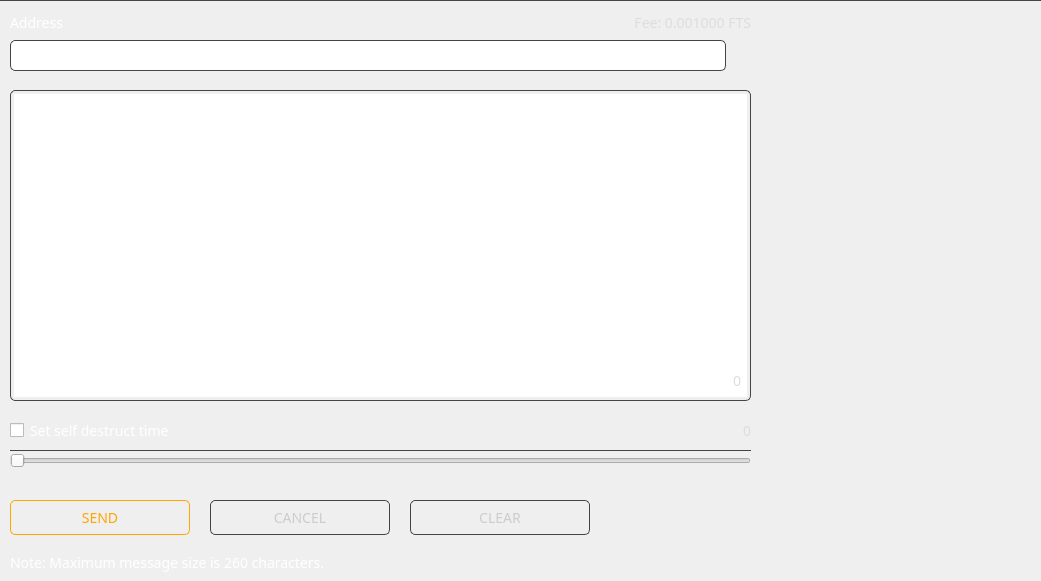
     <widget class="QGroupBox" name="newMessageBox">
      <property name="geometry">
       <rect>
        <x>210</x>
        <y>105</y>
        <width>1041</width>
        <height>581</height>
       </rect>
      </property>
      <property name="styleSheet">
       <string notr="true">border-top: 1px solid #444; font-family: 'Poppins';</string>
      </property>
      <property name="title">
       <string/>
      </property>
      <widget class="QPushButton" name="m_sendMessageButton">
       <property name="geometry">
        <rect>
         <x>10</x>
         <y>500</y>
         <width>180</width>
         <height>35</height>
        </rect>
       </property>
       <property name="minimumSize">
        <size>
         <width>180</width>
         <height>35</height>
        </size>
       </property>
       <property name="maximumSize">
        <size>
         <width>180</width>
         <height>35</height>
        </size>
       </property>
       <property name="font">
        <font>
         <family>Poppins</family>
         <pointsize>-1</pointsize>
        </font>
       </property>
       <property name="styleSheet">
        <string notr="true">QPushButton#m_sendMessageButton {color: orange; ; border: 1px solid orange; font-size: 14px; border-radius: 5px; font-family: 'Poppins';}

QPushButton#m_sendMessageButton:hover {color:#FFD700; ; border: 1px solid orange; font-size: 14px; border-radius: 5px;font-family: 'Poppins';}</string>
       </property>
       <property name="text">
        <string>SEND</string>
       </property>
      </widget>
      <widget class="QLabel" name="m_messageFee">
       <property name="geometry">
        <rect>
         <x>400</x>
         <y>10</y>
         <width>351</width>
         <height>25</height>
        </rect>
       </property>
       <property name="minimumSize">
        <size>
         <width>100</width>
         <height>25</height>
        </size>
       </property>
       <property name="maximumSize">
        <size>
         <width>360</width>
         <height>16777215</height>
        </size>
       </property>
       <property name="font">
        <font>
         <family>Poppins</family>
         <pointsize>-1</pointsize>
        </font>
       </property>
       <property name="styleSheet">
        <string notr="true">color: #ddd; font-size: 14px; font-family: 'Poppins';
border: none;</string>
       </property>
       <property name="text">
        <string notr="true">Fee: 0.001000 FTS</string>
       </property>
       <property name="alignment">
        <set>Qt::AlignRight|Qt::AlignTrailing|Qt::AlignVCenter</set>
       </property>
      </widget>
      <widget class="QPushButton" name="m_cancelMessageButton">
       <property name="geometry">
        <rect>
         <x>210</x>
         <y>500</y>
         <width>180</width>
         <height>35</height>
        </rect>
       </property>
       <property name="minimumSize">
        <size>
         <width>180</width>
         <height>35</height>
        </size>
       </property>
       <property name="maximumSize">
        <size>
         <width>180</width>
         <height>35</height>
        </size>
       </property>
       <property name="font">
        <font>
         <family>Poppins</family>
         <pointsize>-1</pointsize>
        </font>
       </property>
       <property name="styleSheet">
        <string notr="true">QPushButton#m_cancelMessageButton {color: #ccc; border: 1px solid #444; font-size: 14px; border-radius: 5px;font-family: 'Poppins';}

QPushButton#m_cancelMessageButton:hover {color: #fff; border: 1px solid #444; font-size: 14px; border-radius: 5px; font-family: 'Poppins';}</string>
       </property>
       <property name="text">
        <string>CANCEL</string>
       </property>
      </widget>
      <widget class="QPushButton" name="m_clearMessageButton">
       <property name="geometry">
        <rect>
         <x>410</x>
         <y>500</y>
         <width>180</width>
         <height>35</height>
        </rect>
       </property>
       <property name="minimumSize">
        <size>
         <width>180</width>
         <height>35</height>
        </size>
       </property>
       <property name="maximumSize">
        <size>
         <width>180</width>
         <height>35</height>
        </size>
       </property>
       <property name="font">
        <font>
         <family>Poppins</family>
         <pointsize>-1</pointsize>
        </font>
       </property>
       <property name="cursor">
        <cursorShape>ArrowCursor</cursorShape>
       </property>
       <property name="styleSheet">
        <string notr="true">QPushButton#m_clearMessageButton {color: #ccc; border: 1px solid #444; font-size: 14px; border-radius: 5px;font-family: 'Poppins';}

QPushButton#m_clearMessageButton:hover {color: #fff; border: 1px solid #444; font-size: 14px; border-radius: 5px; font-family: 'Poppins';}</string>
       </property>
       <property name="text">
        <string>CLEAR</string>
       </property>
      </widget>
      <widget class="QLineEdit" name="m_addressMessageEdit">
       <property name="geometry">
        <rect>
         <x>10</x>
         <y>40</y>
         <width>716</width>
         <height>31</height>
        </rect>
       </property>
       <property name="minimumSize">
        <size>
         <width>0</width>
         <height>31</height>
        </size>
       </property>
       <property name="font">
        <font>
         <family>Poppins</family>
         <pointsize>-1</pointsize>
        </font>
       </property>
       <property name="styleSheet">
        <string notr="true">padding: 3px; border: 1px solid #444; border-radius: 5px; font-family: 'Poppins'; font-size: 14px; color: #aaa;</string>
       </property>
       <property name="text">
        <string/>
       </property>
      </widget>
      <widget class="QLabel" name="adressLabel_2">
       <property name="geometry">
        <rect>
         <x>10</x>
         <y>10</y>
         <width>121</width>
         <height>25</height>
        </rect>
       </property>
       <property name="font">
        <font>
         <family>Poppins</family>
         <pointsize>-1</pointsize>
        </font>
       </property>
       <property name="styleSheet">
        <string notr="true">color: #fff; font-size: 14px; font-family: 'Poppins';
border: none;</string>
       </property>
       <property name="text">
        <string>Address</string>
       </property>
      </widget>
      <widget class="QTextEdit" name="m_messageTextEdit">
       <property name="geometry">
        <rect>
         <x>10</x>
         <y>90</y>
         <width>741</width>
         <height>311</height>
        </rect>
       </property>
       <property name="maximumSize">
        <size>
         <width>16777215</width>
         <height>16777215</height>
        </size>
       </property>
       <property name="font">
        <font>
         <family>Poppins</family>
         <pointsize>-1</pointsize>
        </font>
       </property>
       <property name="styleSheet">
        <string notr="true">padding: 3px; border: 1px solid #444; border-radius: 5px; font-family: 'Poppins'; font-size: 14px; color: #aaa;</string>
       </property>
       <property name="html">
        <string notr="true">&lt;!DOCTYPE HTML PUBLIC &quot;-//W3C//DTD HTML 4.0//EN&quot; &quot;http://www.w3.org/TR/REC-html40/strict.dtd&quot;&gt;
&lt;html&gt;&lt;head&gt;&lt;meta name=&quot;qrichtext&quot; content=&quot;1&quot; /&gt;&lt;style type=&quot;text/css&quot;&gt;
p, li { white-space: pre-wrap; }
&lt;/style&gt;&lt;/head&gt;&lt;body style=&quot; font-family:'Poppins'; font-size:14px; font-weight:400; font-style:normal;&quot;&gt;
&lt;p style=&quot;-qt-paragraph-type:empty; margin-top:0px; margin-bottom:0px; margin-left:0px; margin-right:0px; -qt-block-indent:0; text-indent:0px; font-family:'.Helvetica Neue DeskInterface'; font-size:13pt;&quot;&gt;&lt;br /&gt;&lt;/p&gt;&lt;/body&gt;&lt;/html&gt;</string>
       </property>
       <property name="acceptRichText">
        <bool>false</bool>
       </property>
      </widget>
      <widget class="QCheckBox" name="m_ttlCheck">
       <property name="geometry">
        <rect>
         <x>10</x>
         <y>420</y>
         <width>211</width>
         <height>21</height>
        </rect>
       </property>
       <property name="font">
        <font>
         <family>Poppins</family>
         <pointsize>-1</pointsize>
        </font>
       </property>
       <property name="toolTip">
        <string>Do not include message in blockchain</string>
       </property>
       <property name="styleSheet">
        <string notr="true">color: #fff; font-size: 14px; font-family: 'Poppins';
border: none;</string>
       </property>
       <property name="text">
        <string>Set self destruct time</string>
       </property>
      </widget>
      <widget class="QSlider" name="m_ttlSlider">
       <property name="geometry">
        <rect>
         <x>10</x>
         <y>450</y>
         <width>741</width>
         <height>22</height>
        </rect>
       </property>
       <property name="styleSheet">
        <string notr="true">color: white;</string>
       </property>
       <property name="singleStep">
        <number>300</number>
       </property>
       <property name="orientation">
        <enum>Qt::Horizontal</enum>
       </property>
       <property name="tickInterval">
        <number>1</number>
       </property>
      </widget>
      <widget class="QPushButton" name="m_addressBookMessageButton">
       <property name="geometry">
        <rect>
         <x>730</x>
         <y>43</y>
         <width>25</width>
         <height>25</height>
        </rect>
       </property>
       <property name="minimumSize">
        <size>
         <width>25</width>
         <height>25</height>
        </size>
       </property>
       <property name="maximumSize">
        <size>
         <width>260</width>
         <height>35</height>
        </size>
       </property>
       <property name="font">
        <font>
         <family>Poppins</family>
        </font>
       </property>
       <property name="styleSheet">
        <string notr="true">border: none;</string>
       </property>
       <property name="text">
        <string/>
       </property>
       <property name="icon">
        <iconset resource="../../resources.qrc">
         <normaloff>:/icons/address-book</normaloff>:/icons/address-book</iconset>
       </property>
      </widget>
      <widget class="QLabel" name="m_ttlLabel">
       <property name="geometry">
        <rect>
         <x>670</x>
         <y>420</y>
         <width>81</width>
         <height>21</height>
        </rect>
       </property>
       <property name="font">
        <font>
         <family>Poppins</family>
         <pointsize>-1</pointsize>
        </font>
       </property>
       <property name="styleSheet">
        <string notr="true">color: #ddd; font-size: 14px; font-family: 'Poppins';
border: none;</string>
       </property>
       <property name="text">
        <string>0</string>
       </property>
       <property name="alignment">
        <set>Qt::AlignRight|Qt::AlignTrailing|Qt::AlignVCenter</set>
       </property>
      </widget>
      <widget class="QLabel" name="m_messageLength">
       <property name="geometry">
        <rect>
         <x>660</x>
         <y>370</y>
         <width>81</width>
         <height>21</height>
        </rect>
       </property>
       <property name="font">
        <font>
         <family>Poppins</family>
         <pointsize>-1</pointsize>
        </font>
       </property>
       <property name="styleSheet">
        <string notr="true">color: #ddd; font-size: 14px; font-family: 'Poppins';
border: none;</string>
       </property>
       <property name="text">
        <string>0</string>
       </property>
       <property name="alignment">
        <set>Qt::AlignRight|Qt::AlignTrailing|Qt::AlignVCenter</set>
       </property>
      </widget>
      <widget class="QLabel" name="adressLabel_3">
       <property name="geometry">
        <rect>
         <x>10</x>
         <y>550</y>
         <width>341</width>
         <height>25</height>
        </rect>
       </property>
       <property name="font">
        <font>
         <family>Poppins</family>
         <pointsize>-1</pointsize>
        </font>
       </property>
       <property name="styleSheet">
        <string notr="true">color: #fff; font-size: 14px; font-family: 'Poppins';
border: none;</string>
       </property>
       <property name="text">
        <string>Note: Maximum message size is 260 characters.</string>
       </property>
      </widget>
     </widget>
